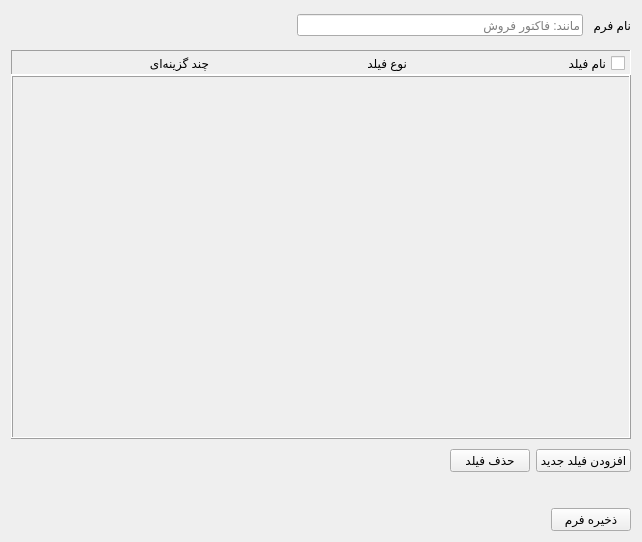
<?xml version="1.0" encoding="UTF-8"?>
<ui version="4.0">
 <class>frame</class>
 <widget class="QFrame" name="frame">
  <property name="geometry">
   <rect>
    <x>0</x>
    <y>0</y>
    <width>642</width>
    <height>542</height>
   </rect>
  </property>
  <property name="sizePolicy">
   <sizepolicy hsizetype="Expanding" vsizetype="Expanding">
    <horstretch>0</horstretch>
    <verstretch>0</verstretch>
   </sizepolicy>
  </property>
  <property name="windowTitle">
   <string>Frame</string>
  </property>
  <property name="layoutDirection">
   <enum>Qt::LayoutDirection::RightToLeft</enum>
  </property>
  <layout class="QVBoxLayout" name="verticalLayout" stretch="0,1,0">
   <item>
    <widget class="QFrame" name="top">
     <property name="sizePolicy">
      <sizepolicy hsizetype="Preferred" vsizetype="Expanding">
       <horstretch>0</horstretch>
       <verstretch>0</verstretch>
      </sizepolicy>
     </property>
     <property name="frameShape">
      <enum>QFrame::Shape::NoFrame</enum>
     </property>
     <property name="frameShadow">
      <enum>QFrame::Shadow::Plain</enum>
     </property>
     <layout class="QHBoxLayout" name="horizontalLayout">
      <property name="spacing">
       <number>10</number>
      </property>
      <property name="leftMargin">
       <number>0</number>
      </property>
      <property name="topMargin">
       <number>3</number>
      </property>
      <property name="rightMargin">
       <number>0</number>
      </property>
      <property name="bottomMargin">
       <number>3</number>
      </property>
      <item>
       <widget class="QLabel" name="label">
        <property name="text">
         <string>نام فرم</string>
        </property>
       </widget>
      </item>
      <item>
       <widget class="QLineEdit" name="form_name">
        <property name="placeholderText">
         <string>مانند: فاکتور فروش</string>
        </property>
       </widget>
      </item>
      <item>
       <spacer name="horizontalSpacer">
        <property name="orientation">
         <enum>Qt::Orientation::Horizontal</enum>
        </property>
        <property name="sizeHint" stdset="0">
         <size>
          <width>40</width>
          <height>20</height>
         </size>
        </property>
       </spacer>
      </item>
     </layout>
    </widget>
   </item>
   <item>
    <widget class="QFrame" name="center">
     <property name="sizePolicy">
      <sizepolicy hsizetype="Expanding" vsizetype="Expanding">
       <horstretch>0</horstretch>
       <verstretch>0</verstretch>
      </sizepolicy>
     </property>
     <property name="frameShape">
      <enum>QFrame::Shape::NoFrame</enum>
     </property>
     <property name="frameShadow">
      <enum>QFrame::Shadow::Sunken</enum>
     </property>
     <layout class="QVBoxLayout" name="verticalLayout_2" stretch="0,1,0">
      <property name="spacing">
       <number>0</number>
      </property>
      <property name="leftMargin">
       <number>0</number>
      </property>
      <property name="topMargin">
       <number>5</number>
      </property>
      <property name="rightMargin">
       <number>0</number>
      </property>
      <property name="bottomMargin">
       <number>0</number>
      </property>
      <item>
       <widget class="QFrame" name="header">
        <property name="sizePolicy">
         <sizepolicy hsizetype="Preferred" vsizetype="Expanding">
          <horstretch>0</horstretch>
          <verstretch>0</verstretch>
         </sizepolicy>
        </property>
        <property name="frameShape">
         <enum>QFrame::Shape::Panel</enum>
        </property>
        <property name="frameShadow">
         <enum>QFrame::Shadow::Sunken</enum>
        </property>
        <layout class="QHBoxLayout" name="horizontalLayout_4" stretch="0,1,1,1">
         <property name="spacing">
          <number>5</number>
         </property>
         <property name="leftMargin">
          <number>3</number>
         </property>
         <property name="topMargin">
          <number>5</number>
         </property>
         <property name="rightMargin">
          <number>5</number>
         </property>
         <property name="bottomMargin">
          <number>3</number>
         </property>
         <item>
          <widget class="QCheckBox" name="checkall">
           <property name="text">
            <string/>
           </property>
          </widget>
         </item>
         <item>
          <widget class="QLabel" name="label_2">
           <property name="text">
            <string>نام فیلد</string>
           </property>
          </widget>
         </item>
         <item>
          <widget class="QLabel" name="label_3">
           <property name="text">
            <string>نوع فیلد</string>
           </property>
          </widget>
         </item>
         <item>
          <widget class="QLabel" name="label_4">
           <property name="text">
            <string>چند گزینه‌ای</string>
           </property>
          </widget>
         </item>
        </layout>
       </widget>
      </item>
      <item>
       <widget class="QFrame" name="container">
        <property name="sizePolicy">
         <sizepolicy hsizetype="Preferred" vsizetype="Expanding">
          <horstretch>0</horstretch>
          <verstretch>0</verstretch>
         </sizepolicy>
        </property>
        <property name="frameShape">
         <enum>QFrame::Shape::Box</enum>
        </property>
        <property name="frameShadow">
         <enum>QFrame::Shadow::Raised</enum>
        </property>
        <layout class="QVBoxLayout" name="verticalLayout_3" stretch="0">
         <property name="spacing">
          <number>5</number>
         </property>
         <property name="leftMargin">
          <number>0</number>
         </property>
         <property name="topMargin">
          <number>0</number>
         </property>
         <property name="rightMargin">
          <number>0</number>
         </property>
         <property name="bottomMargin">
          <number>0</number>
         </property>
         <item>
          <widget class="QScrollArea" name="scroll_area">
           <property name="frameShape">
            <enum>QFrame::Shape::NoFrame</enum>
           </property>
           <property name="frameShadow">
            <enum>QFrame::Shadow::Plain</enum>
           </property>
           <property name="horizontalScrollBarPolicy">
            <enum>Qt::ScrollBarPolicy::ScrollBarAlwaysOff</enum>
           </property>
           <property name="widgetResizable">
            <bool>true</bool>
           </property>
           <widget class="QWidget" name="scrollAreaWidgetContents">
            <property name="geometry">
             <rect>
              <x>0</x>
              <y>0</y>
              <width>620</width>
              <height>331</height>
             </rect>
            </property>
            <layout class="QVBoxLayout" name="verticalLayout_4">
             <property name="spacing">
              <number>5</number>
             </property>
             <property name="leftMargin">
              <number>0</number>
             </property>
             <property name="topMargin">
              <number>0</number>
             </property>
             <property name="rightMargin">
              <number>0</number>
             </property>
             <property name="bottomMargin">
              <number>0</number>
             </property>
             <item alignment="Qt::AlignmentFlag::AlignTop">
              <widget class="QFrame" name="body">
               <property name="frameShape">
                <enum>QFrame::Shape::NoFrame</enum>
               </property>
               <property name="frameShadow">
                <enum>QFrame::Shadow::Raised</enum>
               </property>
               <layout class="QVBoxLayout" name="verticalLayout_5">
                <property name="spacing">
                 <number>5</number>
                </property>
                <property name="leftMargin">
                 <number>0</number>
                </property>
                <property name="topMargin">
                 <number>0</number>
                </property>
                <property name="rightMargin">
                 <number>0</number>
                </property>
                <property name="bottomMargin">
                 <number>0</number>
                </property>
               </layout>
              </widget>
             </item>
            </layout>
           </widget>
          </widget>
         </item>
        </layout>
       </widget>
      </item>
      <item>
       <widget class="QFrame" name="actions">
        <property name="sizePolicy">
         <sizepolicy hsizetype="Preferred" vsizetype="Expanding">
          <horstretch>0</horstretch>
          <verstretch>0</verstretch>
         </sizepolicy>
        </property>
        <property name="frameShape">
         <enum>QFrame::Shape::NoFrame</enum>
        </property>
        <property name="frameShadow">
         <enum>QFrame::Shadow::Raised</enum>
        </property>
        <layout class="QHBoxLayout" name="horizontalLayout_3">
         <property name="leftMargin">
          <number>5</number>
         </property>
         <property name="topMargin">
          <number>10</number>
         </property>
         <property name="rightMargin">
          <number>0</number>
         </property>
         <property name="bottomMargin">
          <number>0</number>
         </property>
         <item>
          <widget class="QPushButton" name="add_button">
           <property name="text">
            <string>افزودن فیلد جدید</string>
           </property>
          </widget>
         </item>
         <item>
          <widget class="QPushButton" name="remove_button">
           <property name="text">
            <string>حذف فیلد</string>
           </property>
          </widget>
         </item>
         <item>
          <spacer name="horizontalSpacer_3">
           <property name="orientation">
            <enum>Qt::Orientation::Horizontal</enum>
           </property>
           <property name="sizeHint" stdset="0">
            <size>
             <width>40</width>
             <height>20</height>
            </size>
           </property>
          </spacer>
         </item>
        </layout>
       </widget>
      </item>
     </layout>
    </widget>
   </item>
   <item>
    <widget class="QFrame" name="bottom">
     <property name="sizePolicy">
      <sizepolicy hsizetype="Preferred" vsizetype="Expanding">
       <horstretch>0</horstretch>
       <verstretch>0</verstretch>
      </sizepolicy>
     </property>
     <property name="frameShape">
      <enum>QFrame::Shape::NoFrame</enum>
     </property>
     <property name="frameShadow">
      <enum>QFrame::Shadow::Plain</enum>
     </property>
     <layout class="QHBoxLayout" name="horizontalLayout_2">
      <property name="spacing">
       <number>5</number>
      </property>
      <property name="leftMargin">
       <number>0</number>
      </property>
      <property name="topMargin">
       <number>30</number>
      </property>
      <property name="rightMargin">
       <number>0</number>
      </property>
      <property name="bottomMargin">
       <number>0</number>
      </property>
      <item>
       <widget class="QPushButton" name="save_button">
        <property name="text">
         <string>ذخیره فرم</string>
        </property>
       </widget>
      </item>
      <item>
       <spacer name="horizontalSpacer_2">
        <property name="orientation">
         <enum>Qt::Orientation::Horizontal</enum>
        </property>
        <property name="sizeHint" stdset="0">
         <size>
          <width>40</width>
          <height>20</height>
         </size>
        </property>
       </spacer>
      </item>
     </layout>
    </widget>
   </item>
  </layout>
 </widget>
 <resources/>
 <connections/>
 <designerdata>
  <property name="gridDeltaX">
   <number>10</number>
  </property>
  <property name="gridDeltaY">
   <number>10</number>
  </property>
  <property name="gridSnapX">
   <bool>true</bool>
  </property>
  <property name="gridSnapY">
   <bool>true</bool>
  </property>
  <property name="gridVisible">
   <bool>true</bool>
  </property>
 </designerdata>
</ui>
